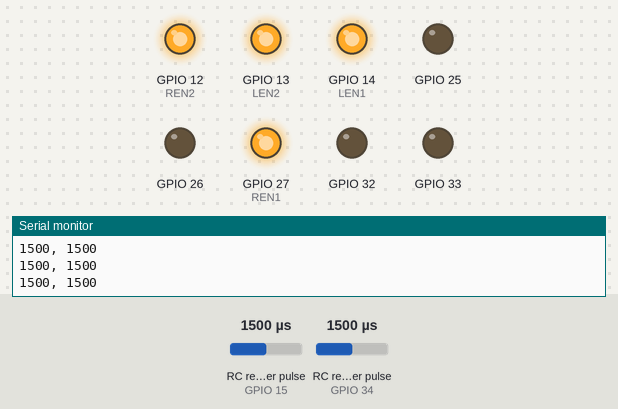
The sketch below on a simulated ESP32. On the bench: output pins drawn as LEDs (lit = HIGH), the last lines printed to the serial monitor. Wiring (inferred from the names in the program): 2 × RC receiver channel: data GPIO 15 / data GPIO 34. Inputs (shaded band) come from the test bench; at power-on: RC receiver pulse (sensors on GPIO 15, GPIO 34) 1500 µs.

Above: at 1.2 s.
1.3 s: RC receiver pulse (sensor on GPIO 15) set to 1020 µs
At 1.6 s:
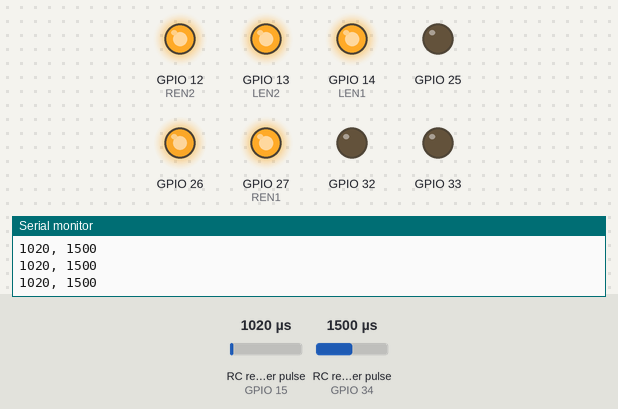
2.8 s: RC receiver pulse (sensor on GPIO 34) set to 1020 µs
At 3.2 s:
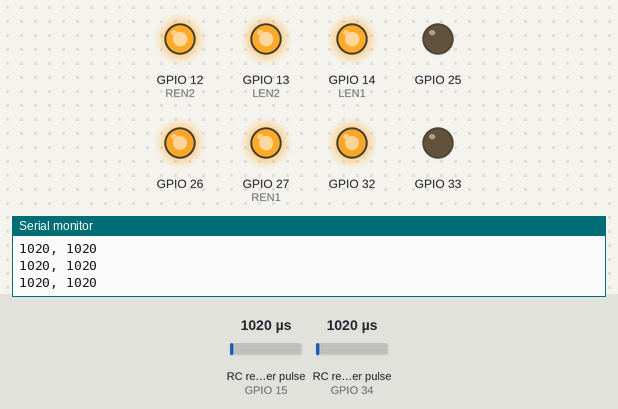
4.3 s: RC receiver pulse (sensor on GPIO 15) set to 1250 µs
At 5.1 s:
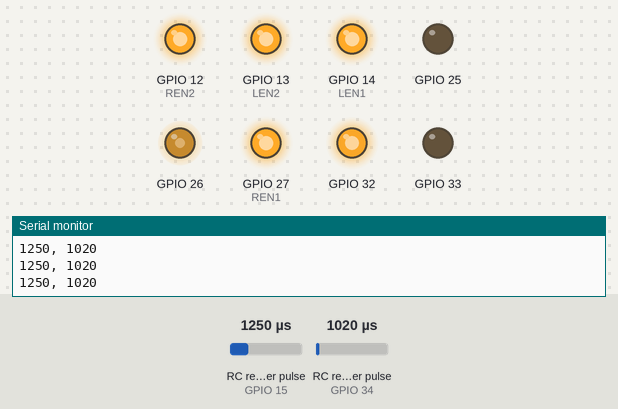
5.8 s: RC receiver pulse (sensor on GPIO 34) set to 1250 µs
At 6.7 s:
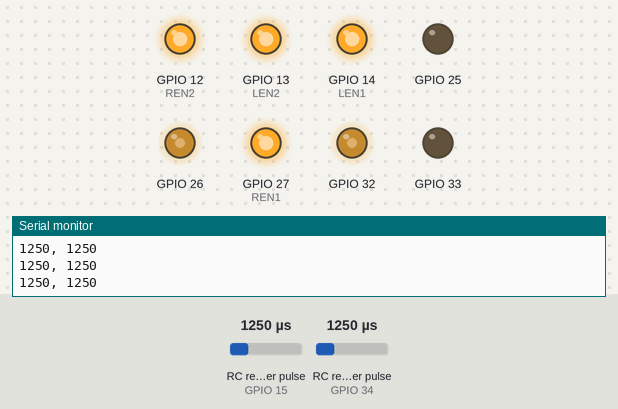
7.3 s: RC receiver pulse (sensor on GPIO 15) set to 1500 µs
At 8.5 s:
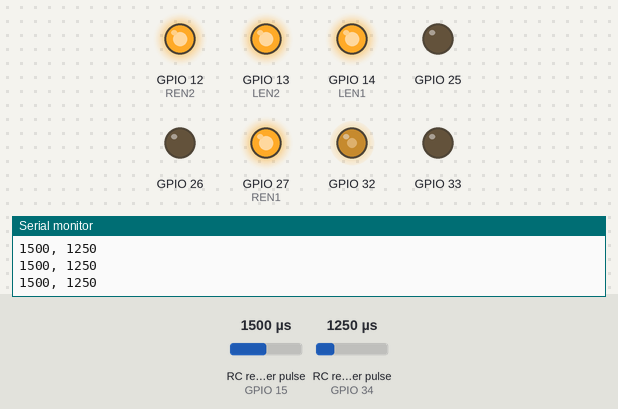
8.8 s: RC receiver pulse (sensor on GPIO 34) set to 1750 µs
At 10.2 s:
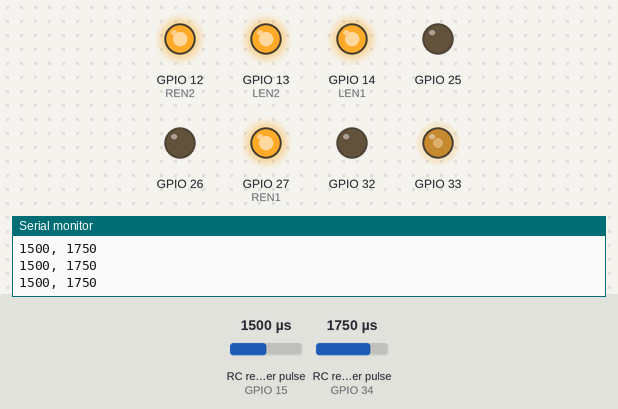
Timing chart, 0 to 11.3 s (numbered marks = the images above; inputs shaded):
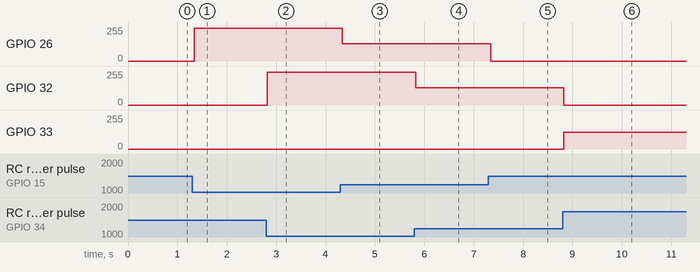

Measured:
- after the input at 1.3 s, GPIO 26: 0/255 → 245/255 at once
- after the input at 2.8 s, GPIO 32: 0/255 → 245/255 at once
- after the input at 4.3 s, GPIO 26: 245/255 → 128/255 at once
- after the input at 5.8 s, GPIO 32: 245/255 → 128/255 at once
- after the input at 7.3 s, GPIO 26: 128/255 → 0/255 at once
- after the input at 8.8 s, GPIO 32: 128/255 → 0/255 at once; GPIO 33: 0/255 → 127/255 at once

The sketch:

reciver.ino
```cpp
//dc motors
#define RPWM1 25
#define LPWM1 26
#define REN1  27
#define LEN1  14

#define RPWM2 33
#define LPWM2 32
#define REN2  12
#define LEN2  13

//reciver
#define CH1 35
#define CH2 34
#define CH3 15
#define CH4 36
#define CH5 4
#define CH6 39

void setup() {
  Serial.begin(9600);
  // Motor 1 enable pins
  pinMode(REN1, OUTPUT);
  pinMode(LEN1, OUTPUT);
  digitalWrite(REN1, HIGH);
  digitalWrite(LEN1, HIGH);

  // Motor 2 enable pins
  pinMode(REN2, OUTPUT);
  pinMode(LEN2, OUTPUT);
  digitalWrite(REN2, HIGH);
  digitalWrite(LEN2, HIGH);

  //reciver
  pinMode(CH1, INPUT);
  pinMode(CH2, INPUT);
  pinMode(CH3, INPUT);
  pinMode(CH4, INPUT);
  pinMode(CH5, INPUT);
  pinMode(CH6, INPUT);
}

void setMotor(int rpwm, int lpwm, int ren, int len, int speed) {
  // speed: -255 to 255
  digitalWrite(ren, HIGH);
  digitalWrite(len, HIGH);
  if (speed > 0) {
    analogWrite(rpwm, speed);
    analogWrite(lpwm, 0);
  } else {
    analogWrite(rpwm, 0);
    analogWrite(lpwm, -speed);
  }
}

void loop() {
  int rightPulse = pulseIn(CH3, HIGH, 25000);
  int leftPulse  = pulseIn(CH2, HIGH, 25000);

    Serial.print(rightPulse);
    Serial.print(", ");
    Serial.println(leftPulse);

    int rightSpeed = map(rightPulse, 1000, 2000, -255, 255);
    int leftSpeed  = map(leftPulse, 1000, 2000, -255, 255);

    setMotor(RPWM1, LPWM1, REN1, LEN1, rightSpeed);
    setMotor(RPWM2, LPWM2, REN2, LEN2, leftSpeed);

  delay(20);  // loop rate ~50Hz
}
```
